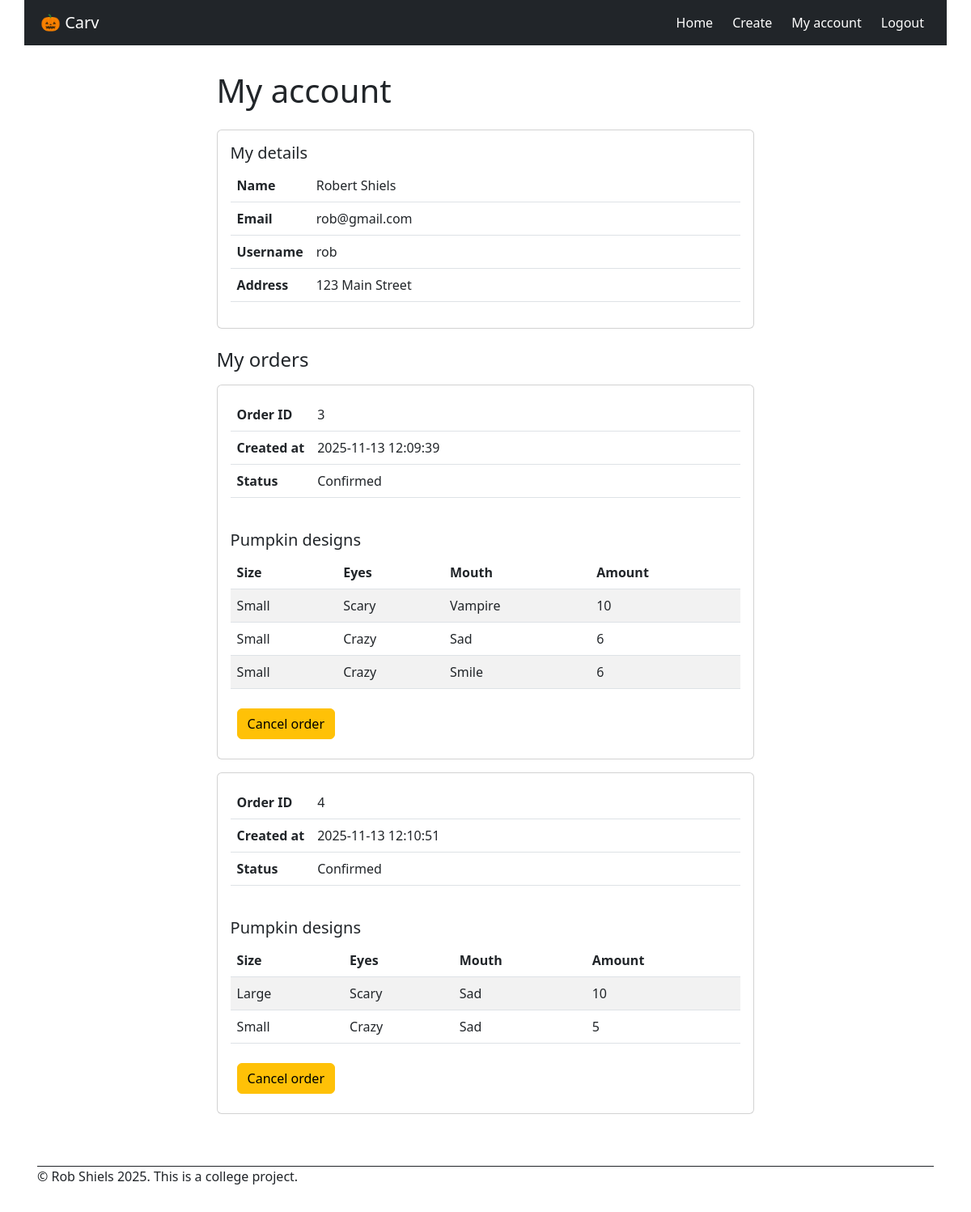
The app's page /my-account (signed in) with its own data.
### models.py (models this page shows, shortened)
class User(db.Model, UserMixin):
    __tablename__ = 'user'
    user_id: Mapped[int] = mapped_column(primary_key=True)
    username: Mapped[str] = mapped_column(nullable=False)
    password: Mapped[str] = mapped_column(nullable=False)
    name: Mapped[str] = mapped_column(nullable=False)
    email: Mapped[str] = mapped_column(nullable=False, unique=True)
    address: Mapped[str] = mapped_column(nullable=False)
    role: Mapped[str] = mapped_column(nullable=False, default="customer")
    orders = db.relationship('Order', back_populates='customer')

class Order(db.Model):
    __tablename__ = 'order'
    order_id: Mapped[int] = mapped_column(primary_key=True)
    created_at: Mapped[datetime] = mapped_column(nullable=False,  default=lambda: datetime.now(timezone.utc).replace(microsecond=0))
    status: Mapped[str] = mapped_column(nullable=True)
    customer_id: Mapped[int] = mapped_column(db.ForeignKey('user.user_id'), nullable=False) # Add 'delete' button to delete customer and all associated ordres
    customer = db.relationship('User', back_populates='orders')
    pumpkins = db.relationship('PumpkinDesign', back_populates='order',  cascade='all, delete-orphan', passive_deletes=True )  # one-to-many

class PumpkinDesign(db.Model):
    __tablename__ = 'pumpkin_design'
    design_id: Mapped[int] = mapped_column(primary_key=True)
    size: Mapped[str] = mapped_column(nullable=False)
    eyes: Mapped[str] = mapped_column(nullable=False)
    mouth: Mapped[str] = mapped_column(nullable=False)
    amount: Mapped[int] = mapped_column(nullable=False)
    created_at: Mapped[datetime] = mapped_column(nullable=False,  default=lambda: datetime.now(timezone.utc).replace(microsecond=0))
    order_id: Mapped[int] = mapped_column(db.ForeignKey('order.order_id', ondelete='CASCADE'), nullable=False)
    order = db.relationship('Order', back_populates='pumpkins')

### app.py (the view)
@app.route("/my-account")
@login_required
def my_account():
    orders = Order.query.filter_by(customer_id=current_user.user_id).order_by(Order.order_id).all()
    return render_template("my-account.html", orders=orders)

### app.py (called while the page is built)
@login_manager.user_loader
def load_user(user_id):
    return User.query.get(int(user_id))

### templates/my-account.html (shortened to what this page needs)
{% set title = "My account" %}
{% extends "base.html" %}
{% block main %}
<div class="card mb-4">
    <div class="card-body">
        <h5 class="card-title ">My details</h5>
        <table class="table">
            <tbody>
                <tr>
                    <th scope="row" class="hug">Name</th>
                    <td>{{ current_user.name }}</td>
                </tr>
                <tr>
                    <th scope="row" class="hug">Email</th>
                    <td>{{ current_user.email }}</td>
                </tr>
                <tr>
                    <th scope="row" class="hug">Username</th>
                    <td>{{ current_user.username }}</td>
                </tr>
                <tr>
                    <th scope="row" class="hug">Address</th>
                    <td>{{ current_user.address }}</td>
                </tr>
            </tbody>
        </table>
    </div>
</div>
<h4 class="card-title mb-3">My orders</h4>
{% for order in orders %}
<div class="card mb-3">
    <div class="card-body">
        <div class="pb-4">
            <table class="table">
                <tbody>
                    <tr>
                        <th scope="row" class="hug">Order ID</th>
                        <td>{{ order.order_id }}</td>
                    </tr>
                    <tr>
                        <th scope="row" class="hug">Created at</th>
                        <td>{{ order.created_at }}</td>
                    </tr>
                    <tr>
                        <th scope="row" class="hug">Status</th>
                        <td>{{ order.status }}</td>
                    </tr>
                </tbody>
            </table>
        </div>
        <h5 class="card-title ">Pumpkin designs</h5>
        {% if order.pumpkins %}
        <table class="table table-striped">
            <thead>
                <tr>
                    <th>Size</th>
                    <th>Eyes</th>
                    <th>Mouth</th>
                    <th>Amount</th>
                </tr>
            </thead>
            <tbody>
                {% for pumpkin in order.pumpkins %}
                <tr>
                    <td>{{ pumpkin.size }}</td>
                    <td>{{ pumpkin.eyes }}</td>
                    <td>{{ pumpkin.mouth }}</td>
                    <td>{{ pumpkin.amount }}</td>
                </tr>
                {% endfor %}
            </tbody>
        </table>
        {% else %}
        <p>You haven't added a pumpkin yet.</p>
        {% endif %}
        {% if order.status != "Delivered" %}
        <form id="order-form" action="{{url_for('delete_order', order_id=order.order_id)}}" method="post">
            <button type="submit" class="btn btn-warning m-2">Cancel order</button>
        </form>
        {% endif %}
    </div>
</div>
{% endfor %}
{% endblock %}

### static/css/style.css (style rules this page uses)
* { margin: 0px; padding: 0px; font-size: 16px; }
html { height: 100%; color: white; }
body { margin: 0px; min-height: 100vh; }
.table td.hug, .table th.hug { width: 1%; white-space: nowrap; }
@media (min-width: 480px) { body { margin: 0px 24px; max-width: 1140px; margin-left: auto; margin-right: auto; } }
@media (min-width: 480px) { .card { width:60%; } }

### records on screen
User: name "Robert Shiels", email "rob@gmail.com", username "rob", address "123 Main Street"
Order: order_id "3", created_at "2025-11-13 12:09:39", status "Confirmed"
PumpkinDesign: size "Small", eyes "Scary", mouth "Vampire", amount "10"
PumpkinDesign: size "Small", eyes "Crazy", mouth "Sad", amount "6"
PumpkinDesign: size "Small", eyes "Crazy", mouth "Smile", amount "6"
Order: order_id "4", created_at "2025-11-13 12:10:51", status "Confirmed"
PumpkinDesign: size "Large", eyes "Scary", mouth "Sad", amount "10"
PumpkinDesign: size "Small", eyes "Crazy", mouth "Sad", amount "5"

### other values on screen
{{ title or "Welcome" }} "My account"
